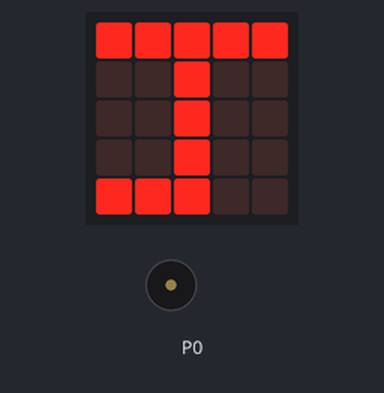
Recording of a program running on a simulated BBC micro:bit (MakeCode). Parts: the board's 5×5 LED display, buzzer (waves = sounding).

Above: at 4.1 s.
At 8.3 s:
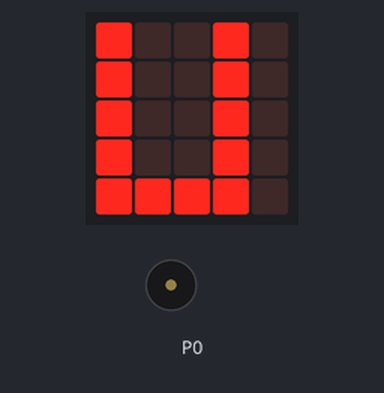
At 20.8 s:
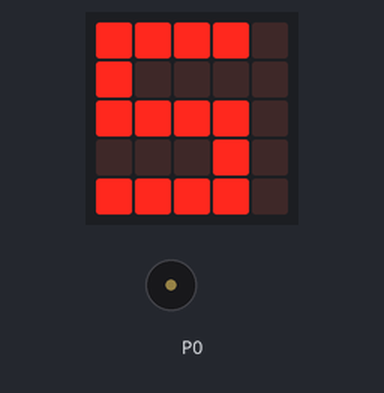
At 38.7 s:
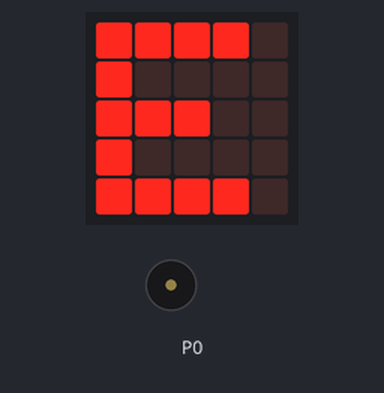
Timing chart, 0 to 40.0 s (numbered marks = the images above):
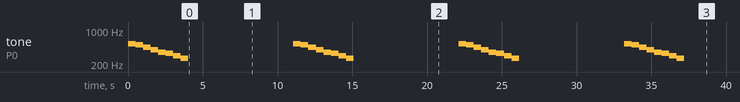

Measured:
- by itself, tone on P0: repeats every 11.1 s: 494 Hz 0.51 s, 440 Hz 0.51 s, 392 Hz 0.51 s, 349 Hz 0.51 s, 330 Hz 0.51 s, 294 Hz 0.51 s, 262 Hz 0.50 s, silent 7.0 s, 523 Hz 0.51 s
- what the display in image 0 shows lasts 1.4 s, from 4.0 s to 5.4 s
- what the display in image 2 shows lasts 5.5 s, from 20.7 s to 26.2 s

The program:

main.ts
```typescript
basic.forever(function () {
    music.play(music.stringPlayable("C5 B A G F E D C ", 120), music.PlaybackMode.UntilDone)
    basic.showLeds(`
        # # # # #
        . . # . .
        . . # . .
        . . # . .
        # # # . .
        `)
    basic.pause(1000)
    basic.showLeds(`
        # # # # .
        # . . . .
        # # # . .
        # . . . .
        # # # # .
        `)
    basic.pause(1000)
    basic.showLeds(`
        # # # # .
        # . . . .
        # # # # .
        . . . # .
        # # # # .
        `)
    basic.pause(1000)
    basic.showLeds(`
        # . . # .
        # . . # .
        # . . # .
        # . . # .
        # # # # .
        `)
    basic.pause(1000)
    basic.showLeds(`
        # # # # .
        # . . . .
        # # # # .
        . . . # .
        # # # # .
        `)
    basic.pause(1000)
})
```

test.ts
```typescript
// aquí va el archivo "tests"; esto no se compilará cuando este paquete se utilice como una extensión.
```
